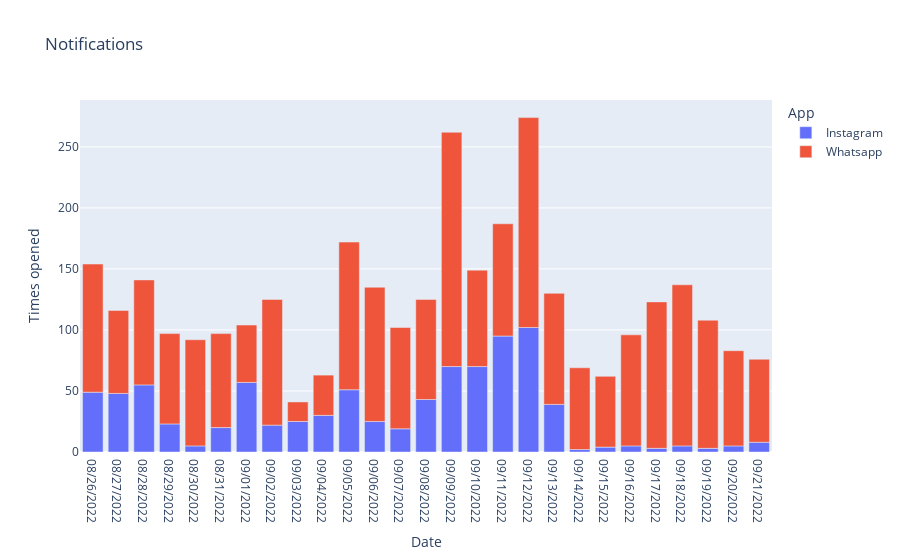

This figure's notebook cell:
### Code cell
figure=px.bar(data_frame=data,x='Date',y='Times opened',title='Notifications',color='App')
figure.show()

### Figure 1 — Plotly figure (JSON) as saved in the notebook; plotly's stock layout.template omitted (floating-point values rounded to 4 significant figures)
{"data": [{"alignmentgroup": "True", "hovertemplate": "App=Instagram<br>Date=%{x}<br>Times opened=%{y}<extra></extra>", "legendgroup": "Instagram", "marker": {"color": "#636efa", "pattern": {"shape": ""}}, "name": "Instagram", "offsetgroup": "Instagram", "orientation": "v", "showlegend": true, "textposition": "auto", "type": "bar", "x": ["08/26/2022", "08/27/2022", "08/28/2022", "08/29/2022", "08/30/2022", "08/31/2022", "09/01/2022", "09/02/2022", "09/03/2022", "09/04/2022", "09/05/2022", "09/06/2022", "09/07/2022", "09/08/2022", "09/09/2022", "09/10/2022", "09/11/2022", "09/12/2022", "09/13/2022", "09/14/2022", "09/15/2022", "09/16/2022", "09/17/2022", "09/18/2022", "09/19/2022", "09/20/2022", "09/21/2022"], "xaxis": "x", "y": [49, 48, 55, 23, 5, 20, 57, 22, 25, 30, 51, 25, 19, 43, 70, 70, 95, 102, 39, 2, 4, 5, 3, 5, 3, 5, 8], "yaxis": "y"}, {"alignmentgroup": "True", "hovertemplate": "App=Whatsapp<br>Date=%{x}<br>Times opened=%{y}<extra></extra>", "legendgroup": "Whatsapp", "marker": {"color": "#EF553B", "pattern": {"shape": ""}}, "name": "Whatsapp", "offsetgroup": "Whatsapp", "orientation": "v", "showlegend": true, "textposition": "auto", "type": "bar", "x": ["08/26/2022", "08/27/2022", "08/28/2022", "08/29/2022", "08/30/2022", "08/31/2022", "09/01/2022", "09/02/2022", "09/03/2022", "09/04/2022", "09/05/2022", "09/06/2022", "09/07/2022", "09/08/2022", "09/09/2022", "09/10/2022", "09/11/2022", "09/12/2022", "09/13/2022", "09/14/2022", "09/15/2022", "09/16/2022", "09/17/2022", "09/18/2022", "09/19/2022", "09/20/2022", "09/21/2022"], "xaxis": "x", "y": [105, 68, 86, 74, 87, 77, 47, 103, 16, 33, 121, 110, 83, 82, 192, 79, 92, 172, 91, 67, 58, 91, 120, 132, 105, 78, 68], "yaxis": "y"}], "layout": {"barmode": "relative", "legend": {"title": {"text": "App"}, "tracegroupgap": 0}, "title": {"text": "Notifications"}, "xaxis": {"anchor": "y", "domain": [0, 1], "title": {"text": "Date"}}, "yaxis": {"anchor": "x", "domain": [0, 1], "title": {"text": "Times opened"}}}}
